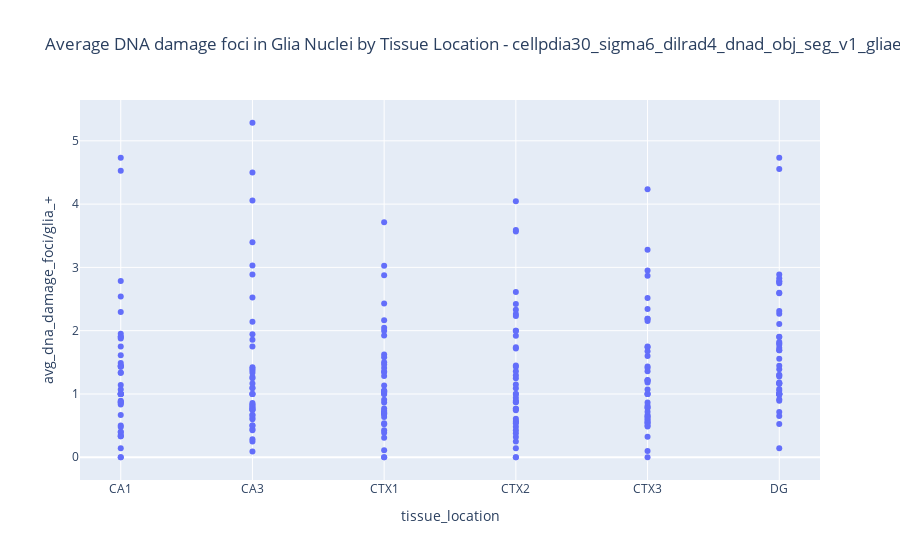

The code cell stored with this chart in its notebook:
### Code cell
# Create the plot
fig = px.scatter(df, x='tissue_location', y='avg_dna_damage_foci/glia_+',
                 hover_data=['staining_id'], title=f"Average DNA damage foci in Glia Nuclei by Tissue Location - {title}")

# Show the plot
fig.show()

### Figure 1 — Plotly figure (JSON) as saved in the notebook; plotly's stock layout.template omitted (floating-point values rounded to 4 significant figures; data arrays with more than 128 entries replaced by an {"elided": "..."} marker saying what was removed)
{"data": [{"customdata": {"elided": "252x1 int values"}, "hovertemplate": "tissue_location=%{x}<br>avg_dna_damage_foci/glia_+=%{y}<br>staining_id=%{customdata[0]}<extra></extra>", "legendgroup": "", "marker": {"color": "#636efa", "symbol": "circle"}, "mode": "markers", "name": "", "orientation": "v", "showlegend": false, "type": "scatter", "x": {"elided": "252 str values"}, "xaxis": "x", "y": {"elided": "252 float values"}, "yaxis": "y"}], "layout": {"legend": {"tracegroupgap": 0}, "title": {"text": "Average DNA damage foci in Glia Nuclei by Tissue Location - cellpdia30_sigma6_dilrad4_dnad_obj_seg_v1_gliaero5_gliathr20"}, "xaxis": {"anchor": "y", "domain": [0, 1], "title": {"text": "tissue_location"}}, "yaxis": {"anchor": "x", "domain": [0, 1], "title": {"text": "avg_dna_damage_foci/glia_+"}}}}
